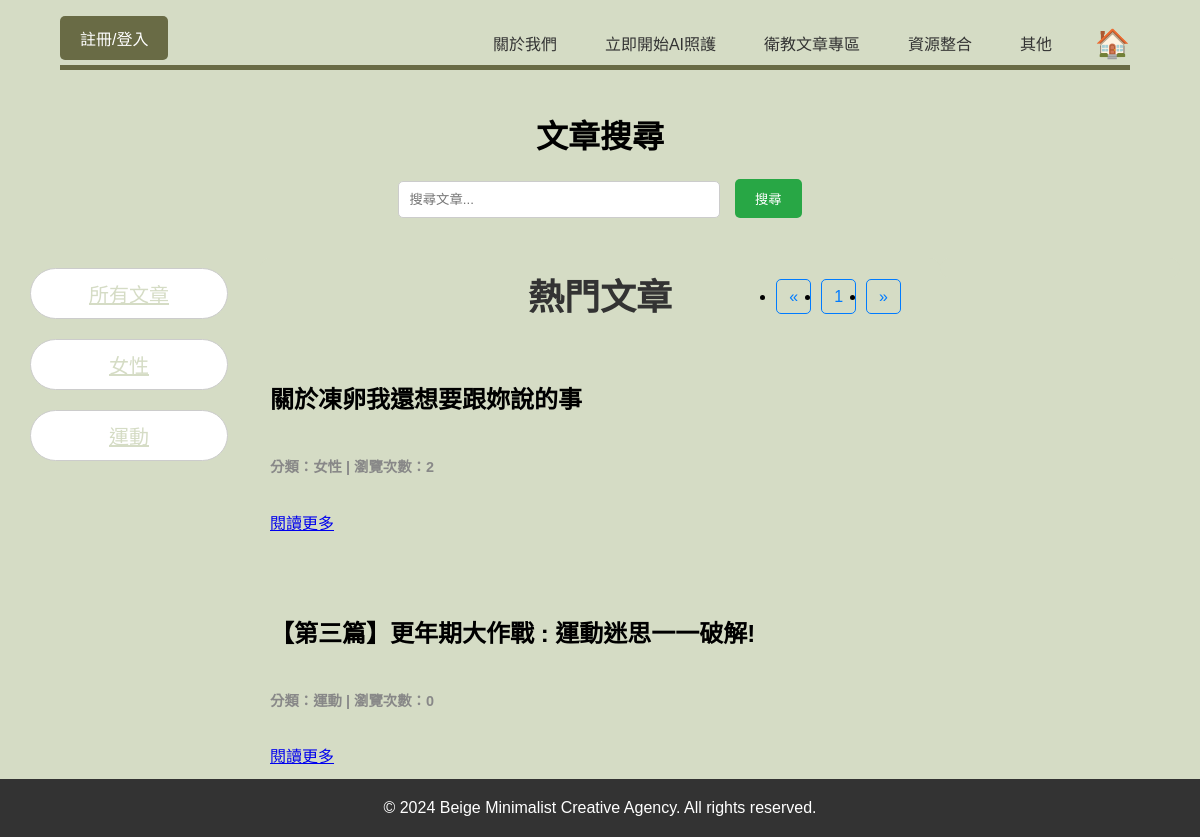
The page /crud/articles on the database its author committed.
### apps/crud/models.py (models this page shows)
class Category(db.Model):
    __tablename__ = 'categories'
    id = db.Column(db.Integer, primary_key=True)
    name = db.Column(db.String(50), nullable=False, unique=True)
    filtered_articles = db.relationship('FilteredArticle', backref='category', lazy=True)

class FilteredArticle(db.Model):
    __tablename__ = 'filtered_articles'
    id = db.Column(db.Integer, primary_key=True)
    title = db.Column(db.String(255), nullable=False)
    content = db.Column(db.Text, nullable=False)
    url = db.Column(db.String(255), unique=True, nullable=False)
    view_count = db.Column(db.Integer, default=0)
    category_id = db.Column(db.Integer, db.ForeignKey('categories.id'), nullable=False)
    filtered_at = db.Column(db.DateTime, server_default=db.func.now())

### apps/crud/views.py (the view)
@crud.route('/articles')
def articles():
    page = request.args.get('page', 1, type=int)
    selected_category = request.args.get('category', None, type=str)
    search_query = request.args.get('query', '', type=str)
    categories = Category.query.order_by(Category.name).all()
    articles_query = FilteredArticle.query
    if selected_category:
        category = Category.query.filter_by(name=selected_category).first_or_404()
        articles_query = articles_query.filter_by(category=category)
    if search_query:
        articles_query = articles_query.filter(
            FilteredArticle.title.ilike(f'%{search_query}%') |
            FilteredArticle.content.ilike(f'%{search_query}%')
        )
    articles_pagination = articles_query.order_by(FilteredArticle.view_count.desc()).paginate(page=page, per_page=10)
    return render_template('crud/articles.html',
                           articles=articles_pagination,
                           categories=categories,
                           selected_category=selected_category,
                           search_query=search_query)

### apps/crud/templates/crud/articles.html (shortened to what this page needs)
{% extends "crud/base.html" %}
{% block content %}
<!DOCTYPE html>
<html lang="zh-TW">
<head>
</head>
<body>
    <div class="search-page">
        <div class="search-header">
            <h1>文章搜尋</h1>
            <form method="GET" action="{{ url_for('crud.search') }}" class="d-flex justify-content-center">
                <input type="text" name="query" placeholder="搜尋文章..." class="search-bar me-2" value="{{ request.args.get('query', '') }}" required>
                <button type="submit" class="search-button">搜尋</button>
            </form>
        </div>
        <div class="content-container">
            <div class="left-side">
                <a href="{{ url_for('crud.articles') }}" class="left-textbox {% if not selected_category %}active{% endif %}">所有文章</a>
                {% for category in categories %}
                    <a href="{{ url_for('crud.articles', category=category.name) }}" class="left-textbox {% if selected_category == category.name %}active{% endif %}">{{ category.name }}</a>
                {% endfor %}
            </div>
            <div class="popular-articles">
                <h2>熱門文章</h2>
                {% if articles.items %}
                    {% for article in articles.items %}
                        <div class="card article-card">
                            <div class="card-body">
                                <h5 class="card-title article-title">{{ article.title }}</h5>
                                <h6 class="card-subtitle mb-2 text-muted article-meta">
                                    分類：{{ article.category.name }} | 瀏覽次數：{{ article.view_count }}
                                </h6>
                                <a href="{{ url_for('crud.view_article', article_id=article.id) }}" class="card-link">閱讀更多</a>
                            </div>
                        </div>
                    {% endfor %}
                    <nav aria-label="Page navigation">
                        <ul class="pagination justify-content-center">
                            {% if articles.has_prev %}
                                <li class="page-item">
                                    <a class="page-link" href="{{ url_for('crud.articles', page=articles.prev_num, category=selected_category) }}" aria-label="上一頁">
                                        <span aria-hidden="true">&laquo;</span>
                                    </a>
                                </li>
                            {% else %}
                                <li class="page-item disabled">
                                    <span class="page-link">&laquo;</span>
                                </li>
                            {% endif %}
                            {% for page_num in articles.iter_pages(left_edge=2, right_edge=2, left_current=2, right_current=2) %}
                                {% if page_num %}
                                    {% if page_num == articles.page %}
                                        <li class="page-item active"><span class="page-link">{{ page_num }}</span></li>
                                    {% else %}
                                        <li class="page-item"><a class="page-link" href="{{ url_for('articles', page=page_num, category=selected_category) }}">{{ page_num }}</a></li>
                                    {% endif %}
                                {% else %}
                                    <li class="page-item disabled"><span class="page-link">…</span></li>
                                {% endif %}
                            {% endfor %}
                            {% if articles.has_next %}
                                <li class="page-item">
                                    <a class="page-link" href="{{ url_for('crud.articles', page=articles.next_num, category=selected_category) }}" aria-label="下一頁">
                                        <span aria-hidden="true">&raquo;</span>
                                    </a>
                                </li>
                            {% else %}
                                <li class="page-item disabled">
                                    <span class="page-link">&raquo;</span>
                                </li>
                            {% endif %}
                        </ul>
                    </nav>
                {% else %}
                    <p>暫無文章顯示。</p>
                {% endif %}
            </div>
            <div class="right-side">
        </div>
    </div>
</body>
</html>
{% endblock %}

### apps/crud/static/style.css (style rules this page uses)
body { font-family: Arial, sans-serif; background-color: #D5DCC5; margin: 0; padding: 0; }
body h2 { text-align: center; margin: 0 auto; }
form { font-family: Arial, sans-serif; background-color: #D5DCC5; margin: 0; padding: 0; position: relative; justify-content: center; align-items: center; }
nav { display: flex; gap: 18px; position: absolute; right: 5%; align-items: center; }
.content-container { flex: 1; background-color: #D5DCC5; padding: 20px; display: flex; justify-content: space-between; height: 400px; width: 100%; }
.left-side { display: flex; width: 20%; padding: 10px; background-color: #D5DCC5; flex-direction: column; gap: 20px; height: 100%; }
.right-side { width: 20%; padding: 10px; background-color: #D5DCC5; border-radius: 10px; flex-direction: column; gap: 20px; transition: width 0.3s ease; height: 100% }
.left-textbox { width: 80%; font-size: 20px; background-color: #FFFFFF; padding: 10px; border: 1px solid #ccc; border-radius: 45px; color: #D5DCC5; cursor: pointer; text-align: center; transition: background-color 0.3s ease; }
.content-container h2 { font-size: 36px; color: #333; }

### apps/crud/templates/crud/articles.html (style rules this page uses)
.search-page { display: flex; flex-direction: column; align-items: center; padding: 20px; }
.search-header { text-align: center; margin-bottom: 20px; width: 100%; }
.search-bar { width: 300px; padding: 10px; border-radius: 5px; border: 1px solid #ccc; }
.search-button { padding: 10px 20px; border: none; border-radius: 5px; background-color: #28a745; color: white; cursor: pointer; margin-left: 10px; }
.popular-articles { display: flex; width: 60%; padding: 10px; background-color: #D5DCC5; border-radius: 10px; flex-direction: column; position: relative; height: 100%; gap: 20px; }
.article-card { margin-bottom: 20px; }
.article-title { font-size: 1.5rem; font-weight: bold; }
.article-meta { font-size: 0.9rem; color: #888; }
.pagination { display: flex; justify-content: center; margin-top: 20px; }
.page-item { margin: 0 5px; }
.page-link { padding: 8px 12px; border: 1px solid #007bff; border-radius: 5px; color: #007bff; text-decoration: none; cursor: pointer; }

### rows shown on the page
Category: name "女性"
Category: name "運動"
FilteredArticle: title "關於凍卵我還想要跟妳說的事", category.name "女性", view_count "2"
FilteredArticle: title "【第三篇】更年期大作戰 : 運動迷思一一破解!", category.name "運動", view_count "0"

### other values the page prints
{{ page_num }} "1"
